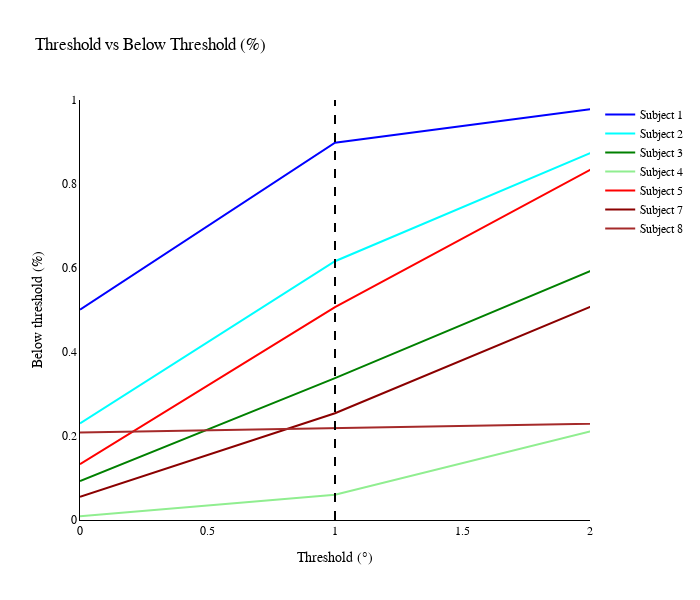

The code cell stored with this chart in its notebook:
### Code cell
import plotly.graph_objs as go
import numpy as np

# Example data for each subject (replace with your actual data)
subject_data = {
    1: precision_sub_1,
    2: precision_sub_2,
    3: precision_sub_3,
    4: precision_sub_4, 
    5: precision_sub_5,
    7: precision_sub_7,
    8: precision,
    11: precision_sub_11
    
}

# Define colors for the subjects
colors = ['blue', 'cyan', 'green', 'lightgreen','red','darkred','brown'] #

# Create traces for each subject
traces = []
for subject, color in zip(subject_data.keys(), colors):
    traces.append(go.Scatter(
        y=subject_data[subject],
        mode='lines',
        name=f'Subject {subject}',
        line=dict(color=color)
    ))

# Create the plot layout with a simple white background and square figure
layout = go.Layout(
    title="Threshold vs Below Threshold (%)",
    xaxis=dict(
        title='Threshold (°)',
        range=[0, 2],
        zeroline=True,       # Add x-axis zero line
        linecolor='black',   # Black color for the x-axis line
        showgrid=False       # Remove grid lines
    ),
    yaxis=dict(
        title='Below threshold (%)',
        range=[0, 1],
        zeroline=True,       # Add y-axis zero line
        linecolor='black',   # Black color for the y-axis line
        showgrid=False       # Remove grid lines
    ),
    plot_bgcolor='white',  # Set the background to white
    paper_bgcolor='white',  # Set the paper background to white
    shapes=[  # Vertical line at threshold 1°
        dict(
            type="line",
            x0=1,
            x1=1,
            y0=0,
            y1=1,
            line=dict(color="black", dash="dash")
        )
    ],
    font=dict(family="Arial", size=12, color="black"),  # Clean font style
    height=600,  # Height of the figure (you can adjust this)
    width=700    # Width of the figure (set to be the same as height)
)


# Create the figure and show it
fig = go.Figure(data=traces, layout=layout)
fig.show()

### Figure 1 — Plotly figure (JSON) as saved in the notebook; plotly's stock layout.template omitted (floating-point values rounded to 4 significant figures)
{"data": [{"line": {"color": "blue"}, "mode": "lines", "name": "Subject 1", "type": "scatter", "y": [0.5009, 0.8984, 0.9778, 0.992]}, {"line": {"color": "cyan"}, "mode": "lines", "name": "Subject 2", "type": "scatter", "y": [0.2301, 0.6162, 0.8733, 0.986]}, {"line": {"color": "green"}, "mode": "lines", "name": "Subject 3", "type": "scatter", "y": [0.0927, 0.3379, 0.5925, 0.8023]}, {"line": {"color": "lightgreen"}, "mode": "lines", "name": "Subject 4", "type": "scatter", "y": [0.009112, 0.06011, 0.2106, 0.5024]}, {"line": {"color": "red"}, "mode": "lines", "name": "Subject 5", "type": "scatter", "y": [0.133, 0.5066, 0.8336, 0.9322]}, {"line": {"color": "darkred"}, "mode": "lines", "name": "Subject 7", "type": "scatter", "y": [0.05511, 0.2542, 0.5071, 0.6204]}, {"line": {"color": "brown"}, "mode": "lines", "name": "Subject 8", "type": "scatter", "y": [0.2082, 0.2188, 0.2304, 0.2399, 0.2498, 0.2606, 0.2708, 0.2796, 0.2877, 0.2957, 0.3044, 0.3137, 0.3231, 0.3322, 0.3407, 0.3491, 0.3587, 0.3673, 0.3764, 0.3852, 0.3945, 0.4027, 0.4105, 0.4187, 0.4264, 0.4346, 0.4441, 0.4531, 0.4612, 0.4684, 0.4751, 0.4826, 0.4903, 0.4979, 0.5049, 0.511, 0.5169, 0.5221, 0.5275, 0.5326, 0.5378, 0.543, 0.5485, 0.5533, 0.5579, 0.5624, 0.5672, 0.5722, 0.5771, 0.5819, 0.5866, 0.5911, 0.5954, 0.6001, 0.6042, 0.609, 0.6141, 0.619, 0.6226, 0.6268, 0.6307, 0.6344, 0.638, 0.6411, 0.6442, 0.6475, 0.6504, 0.6534, 0.6569, 0.6598, 0.6626, 0.6653, 0.6678, 0.6706, 0.6734, 0.6765, 0.6799, 0.683, 0.6861, 0.6894, 0.6927, 0.6953, 0.698, 0.7009, 0.7034, 0.7059, 0.7086, 0.7111, 0.7134, 0.7159, 0.7189, 0.7221, 0.7248, 0.7278, 0.7305, 0.7329, 0.7351, 0.7374, 0.7399, 0.7423]}], "layout": {"font": {"color": "black", "family": "Arial", "size": 12}, "height": 600, "paper_bgcolor": "white", "plot_bgcolor": "white", "shapes": [{"line": {"color": "black", "dash": "dash"}, "type": "line", "x0": 1, "x1": 1, "y0": 0, "y1": 1}], "title": {"text": "Threshold vs Below Threshold (%)"}, "width": 700, "xaxis": {"linecolor": "black", "range": [0, 2], "showgrid": false, "title": {"text": "Threshold (°)"}, "zeroline": true}, "yaxis": {"linecolor": "black", "range": [0, 1], "showgrid": false, "title": {"text": "Below threshold (%)"}, "zeroline": true}}}
